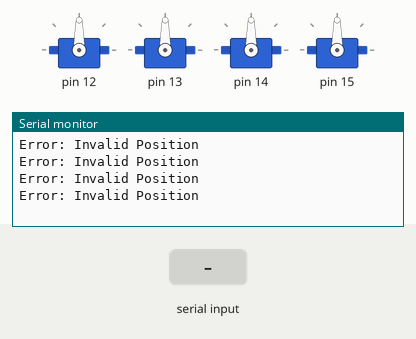
This sketch was run on a simulated Arduino Uno, built with avr-gcc and run on an emulated ATmega328P. On the bench: 4 × servo, the last lines printed to the serial monitor. The inputs (shaded band) are chosen by the test bench.

Above: at 1.2 s.
1.3 s: "90,45\n" received over Serial
At 3.7 s:
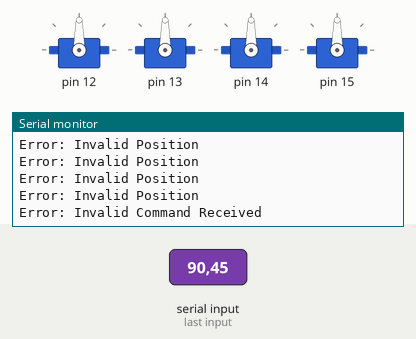
4.3 s: byte 100 ('d') received over Serial
At 6.1 s:
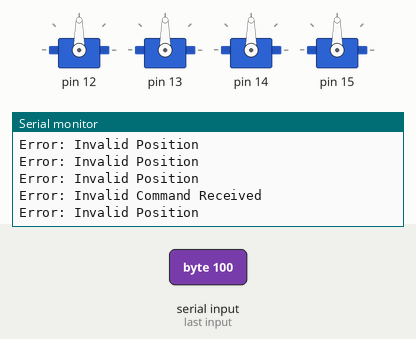

Measured:
- after the input at 1.3 s, the serial monitor: prints a new line after 2.0 s (image 1)

The sketch:

group3-meArm-ada.ino
```cpp
#include <Servo.h>

// 🤖 Classy Servo! 🎩
// This class helps keep track of our servo's mood (positions and capabilities) and allows them to dance
class ServoInfo {
public:
  Servo servo;  // The physical entity, our servo, awaits our commands!
  uint8_t arduinoControlPin;  // The PWM pin on the servo control board pin on the PWM
  int restPos;  // A good starting, or resting position for each Servo 💤
  int maxDegForward;  // The forward limit, a boundary not to trespass.
  int maxDegBackward;  // The backward limit, safeguarding from straining/bumping against screws or other obsticals in your build.
  int currentPos;  // The present moment of the servo, here and now. 🧘
  int lastPos;  // Lets us compute whether the servo moved or not. Since Servos are an "open loop" system,
                // meaning they can't tell us anything about their position, with these two variables we can keep
                // track of where the servo is *and* know whether it moved since its last update. This will come in
                // handy when we're doing more advanced projects in a few weeks.


  // Constructor magic! ✨ We "construct" each instance of the servo in the section just below the robot arms,
  // which is where you'll make each object different if needs to be
  ServoInfo(uint8_t pin, int rPos, int maxF, int maxB, int cPos) :
    arduinoControlPin(pin), restPos(rPos), maxDegForward(maxF),
    maxDegBackward(maxB), currentPos(cPos), lastPos(cPos) {}

  // When asked to move, we ensure the destination is within safe bounds.
  void updatePosition(int newPos) {
    if(newPos >= maxDegBackward && newPos <= maxDegForward) {
      lastPos = currentPos;  // Remembrance of the place we leave.
      currentPos = newPos;  // Embracing the new position.
      servo.write(newPos);  // Commanding the physical to alter its state.
      //Serial.print here -- let user know it moved
    } else {
      Serial.println("Error: Invalid Position");  //Oopsie! Can't move  there.
    }
  }
};


//🦾🦾🦾🦾🦾🦾🦾🦾🦾🦾
//based on the pecularities of your particular build, you can set some safety limits here.
ServoInfo spine(12, 90, 60, 120, 90);
ServoInfo shoulder(13, 90, 60, 120, 90);
ServoInfo elbow(14, 90, 60, 120, 90);
ServoInfo claw(15, 90, 60, 120, 90);

ServoInfo servos[] = {spine, shoulder, elbow, claw};

void setup() {
  Serial.begin(9600);  // Opening the channel for chit-chat with Processing! 📡
  for(int i=0; i < 4; i++) {
    servos[i].servo.attach(servos[i].arduinoControlPin); // Connecting nerves to muscles! 💪
    servos[i].updatePosition(servos[i].restPos);  // Start from a restful place! 🧘
  }
}


// 🔄 The Never-Ending Party! 🎊
// loop() keeps our Arduino’s party going, checking for new messages and reacting to them!

void loop() {
  if (Serial.available() > 0) {  // When whispers of serial data flutter by...

    for(int i=0; i < 4; i++) { // A message? For me?! 💌
      int newPos = Serial.parseInt();    // read out a number
      servos[i].updatePosition(newPos);  // Each servo, in turn, contemplates whether to move.
    }

    char command = Serial.read();  // Awaiting a single letter’s command from the serial stream.
    switch (command) {
      case 'd':
        detachAllServos();  // cut power so we can move around the arm easily
        Serial.println("Servos Detached");
        break;
      case 'r':
        attachAllServos();
        Serial.println("Servos Reattached");
        break;
      case '\n':
        // listening for The 'newline' character, which signals the end of the message  📜
        break;
      default:
        Serial.println("Error: Invalid Command Received");  // Something's not right... ❓
        break;
    }
  }
}


void detachAllServos() {
  for(int i=0; i < 4; i++) {
    servos[i].servo.detach();  // Encouraging each servo to rest from its duties.
  }
}

void attachAllServos() {
  for(int i=0; i < 4; i++) {
    servos[i].servo.attach(servos[i].arduinoControlPin);  // Urging the spirit back into the physical form.
  }
}
```
